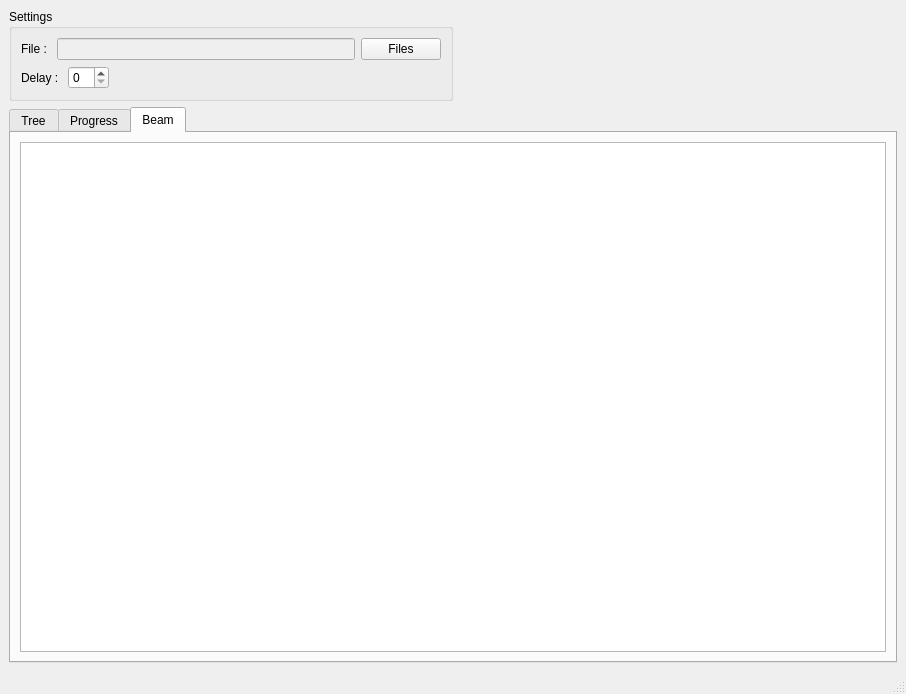
<?xml version="1.0" encoding="UTF-8"?>
<ui version="4.0">
 <class>MainWindow</class>
 <widget class="QMainWindow" name="MainWindow">
  <property name="geometry">
   <rect>
    <x>0</x>
    <y>0</y>
    <width>906</width>
    <height>694</height>
   </rect>
  </property>
  <property name="windowTitle">
   <string>MainWindow</string>
  </property>
  <widget class="QWidget" name="centralwidget">
   <layout class="QVBoxLayout" name="verticalLayout_2">
    <item>
     <layout class="QHBoxLayout" name="horizontalLayout_3">
      <property name="topMargin">
       <number>0</number>
      </property>
      <item>
       <widget class="QGroupBox" name="settingsGroupBox">
        <property name="title">
         <string>Settings</string>
        </property>
        <layout class="QVBoxLayout" name="verticalLayout_7">
         <item>
          <layout class="QHBoxLayout" name="horizontalLayout_4">
           <property name="topMargin">
            <number>0</number>
           </property>
           <item>
            <widget class="QLabel" name="fileLabel">
             <property name="text">
              <string>File : </string>
             </property>
            </widget>
           </item>
           <item>
            <widget class="QLineEdit" name="chosenFileLineEdit">
             <property name="enabled">
              <bool>false</bool>
             </property>
            </widget>
           </item>
           <item>
            <widget class="QPushButton" name="filesPushButton">
             <property name="text">
              <string>Files</string>
             </property>
            </widget>
           </item>
          </layout>
         </item>
         <item>
          <layout class="QHBoxLayout" name="horizontalLayout_5">
           <property name="topMargin">
            <number>0</number>
           </property>
           <item>
            <widget class="QLabel" name="delayLabel">
             <property name="text">
              <string>Delay : </string>
             </property>
            </widget>
           </item>
           <item>
            <widget class="QSpinBox" name="delaySpinBox"/>
           </item>
           <item>
            <spacer name="horizontalSpacer_2">
             <property name="orientation">
              <enum>Qt::Orientation::Horizontal</enum>
             </property>
             <property name="sizeHint" stdset="0">
              <size>
               <width>40</width>
               <height>20</height>
              </size>
             </property>
            </spacer>
           </item>
          </layout>
         </item>
        </layout>
       </widget>
      </item>
      <item>
       <spacer name="horizontalSpacer">
        <property name="orientation">
         <enum>Qt::Orientation::Horizontal</enum>
        </property>
        <property name="sizeHint" stdset="0">
         <size>
          <width>40</width>
          <height>20</height>
         </size>
        </property>
       </spacer>
      </item>
     </layout>
    </item>
    <item>
     <widget class="QTabWidget" name="tabWidget">
      <property name="tabPosition">
       <enum>QTabWidget::TabPosition::North</enum>
      </property>
      <property name="tabShape">
       <enum>QTabWidget::TabShape::Rounded</enum>
      </property>
      <property name="currentIndex">
       <number>2</number>
      </property>
      <widget class="QWidget" name="tab">
       <attribute name="title">
        <string>Tree</string>
       </attribute>
       <layout class="QVBoxLayout" name="verticalLayout">
        <item>
         <widget class="TreeGraphicsView" name="treeGraphicsView"/>
        </item>
       </layout>
      </widget>
      <widget class="QWidget" name="tab_2">
       <attribute name="title">
        <string>Progress</string>
       </attribute>
       <layout class="QVBoxLayout" name="verticalLayout_3">
        <item>
         <layout class="QHBoxLayout" name="horizontalLayout_2">
          <item>
           <widget class="LineChartWidget" name="lineChartWidget" native="true"/>
          </item>
          <item>
           <widget class="BarChartWidget" name="barChartWidget" native="true">
            <property name="maximumSize">
             <size>
              <width>500</width>
              <height>16777215</height>
             </size>
            </property>
           </widget>
          </item>
         </layout>
        </item>
        <item>
         <widget class="QProgressBar" name="progressBar">
          <property name="value">
           <number>24</number>
          </property>
         </widget>
        </item>
       </layout>
      </widget>
      <widget class="QWidget" name="tab_3">
       <attribute name="title">
        <string>Beam</string>
       </attribute>
       <layout class="QVBoxLayout" name="verticalLayout_4">
        <item>
         <widget class="BeamTableView" name="beamTableView"/>
        </item>
       </layout>
      </widget>
     </widget>
    </item>
   </layout>
  </widget>
  <widget class="QMenuBar" name="menubar">
   <property name="geometry">
    <rect>
     <x>0</x>
     <y>0</y>
     <width>906</width>
     <height>24</height>
    </rect>
   </property>
  </widget>
  <widget class="QStatusBar" name="statusbar"/>
 </widget>
 <customwidgets>
  <customwidget>
   <class>TreeGraphicsView</class>
   <extends>QGraphicsView</extends>
   <header>TreeGraphicsView.h</header>
  </customwidget>
  <customwidget>
   <class>LineChartWidget</class>
   <extends>QWidget</extends>
   <header>LineChartWidget.h</header>
   <container>1</container>
  </customwidget>
  <customwidget>
   <class>BarChartWidget</class>
   <extends>QWidget</extends>
   <header>BarChartWidget.h</header>
   <container>1</container>
  </customwidget>
  <customwidget>
   <class>BeamTableView</class>
   <extends>QTableView</extends>
   <header>BeamTableView.h</header>
  </customwidget>
 </customwidgets>
 <resources/>
 <connections/>
</ui>
